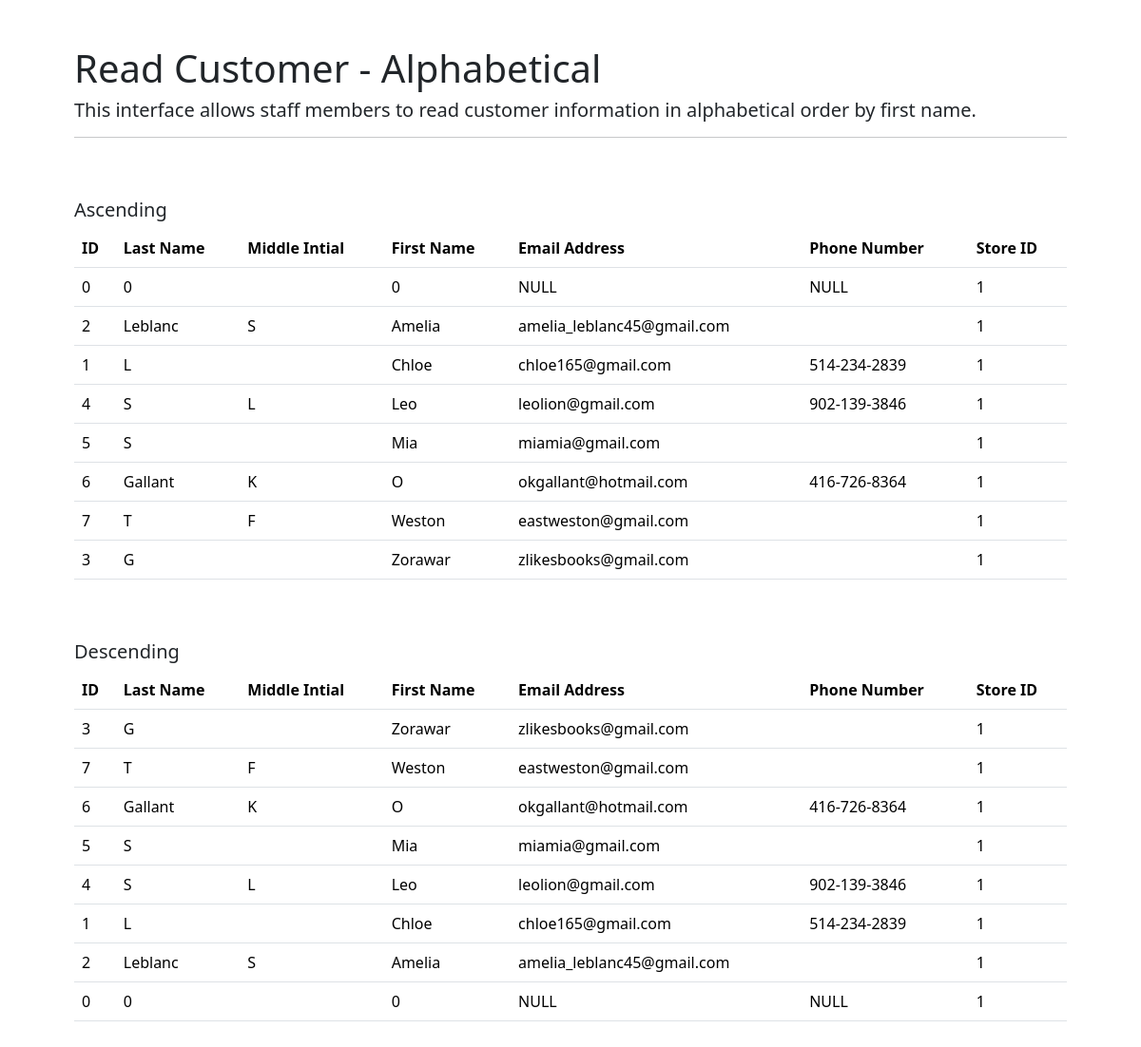
Page /final_project/additional/account_customer_alphabet.php on the committed database.
### tables this page shows
CREATE TABLE customer (
  customer_id INT NOT NULL,
  customer_lname VARCHAR(40) NOT NULL,
  customer_initial VARCHAR(5),
  customer_fname VARCHAR(40) NOT NULL,
  customer_email VARCHAR(40),
  customer_phone VARCHAR(20),
  fk_store_id INT,
  PRIMARY KEY (customer_id),
  FOREIGN KEY (fk_store_id)
      REFERENCES store(store_id)
);

### final_project/additional/account_customer_alphabet.php (the view, shortened to what this page needs)
<?php
require_once '../connect.php';
$q1 = "SELECT * FROM customer ORDER BY customer_fname";
$stmt1 = $conn->prepare($q1);
$stmt1->execute($i);
$q2 = "SELECT * FROM customer ORDER BY customer_fname DESC";
$stmt2 = $conn->prepare($q2);
$stmt2->execute($i);
?>
<!DOCTYPE HTML>
<html>
    <head>
         <link href="https://cdn.jsdelivr.net/npm/bootstrap@5.3.8/dist/css/bootstrap.min.css" rel="stylesheet">
    </head>
    <body>
    <div class="container p-5">
        <h1>Read Customer - Alphabetical</h1>
        <h5>This interface allows staff members to read customer information in alphabetical order by first name.</h5>
        <hr/>
        <br><br>
        <h5>Ascending</h5>
        <table class="table">
                <thead>
                    <tr>
                    <th>ID</th>
                    <th>Last Name</th>
                    <th>Middle Intial</th>
                    <th>First Name</th>
                    <th>Email Address</th>
                    <th>Phone Number</th>
                    <th>Store ID</th>
                    </tr>
                </thead>
                <tbody>
                <?php
                    while($customer = $stmt1->fetch(PDO::FETCH_ASSOC)) { ?>
                    <tr>
                        <td><?php echo $customer["customer_id"];?></td>
                        <td><?php echo $customer["customer_lname"];?></td>
                        <td><?php echo $customer["customer_initial"];?></td>
                        <td><?php echo $customer["customer_fname"];?></td>
                        <td><?php echo $customer["customer_email"];?></td>
                        <td><?php echo $customer["customer_phone"];?></td>
                        <td><?php echo $customer["fk_store_id"];?></td>
                    </tr>
                <?php
                    } ?>
                </tbody>
                </table>
            <br><br>
            <h5>Descending</h5>
            <table class="table">
                <thead>
                    <tr>
                    <th>ID</th>
                    <th>Last Name</th>
                    <th>Middle Intial</th>
                    <th>First Name</th>
                    <th>Email Address</th>
                    <th>Phone Number</th>
                    <th>Store ID</th>
                    </tr>
                </thead>
                <tbody>
                <?php
                    while($customer = $stmt2->fetch(PDO::FETCH_ASSOC)) { ?>
                    <tr>
                        <td><?php echo $customer["customer_id"];?></td>
                        <td><?php echo $customer["customer_lname"];?></td>
                        <td><?php echo $customer["customer_initial"];?></td>
                        <td><?php echo $customer["customer_fname"];?></td>
                        <td><?php echo $customer["customer_email"];?></td>
                        <td><?php echo $customer["customer_phone"];?></td>
                        <td><?php echo $customer["fk_store_id"];?></td>
                    </tr>
                <?php
                    } ?>
                </tbody>
                </table>
    </div>
    </body>
</html>

### rows in the picture
customer: customer_id "0", customer_lname "0", customer_fname "0", customer_email "NULL", customer_phone "NULL", fk_store "1"
customer: customer_id "2", customer_lname "Leblanc", customer_initial "S", customer_fname "Amelia", customer_email "amelia_leblanc45@gmail.com", fk_store "1"
customer: customer_id "1", customer_lname "L", customer_fname "Chloe", customer_email "chloe165@gmail.com", customer_phone "514-234-2839", fk_store "1"
customer: customer_id "4", customer_lname "S", customer_initial "L", customer_fname "Leo", customer_email "leolion@gmail.com", customer_phone "902-139-3846", fk_store "1"
customer: customer_id "5", customer_lname "S", customer_fname "Mia", customer_email "miamia@gmail.com", fk_store "1"
customer: customer_id "6", customer_lname "Gallant", customer_initial "K", customer_fname "O", customer_email "okgallant@hotmail.com", customer_phone "416-726-8364", fk_store "1"
customer: customer_id "7", customer_lname "T", customer_initial "F", customer_fname "Weston", customer_email "eastweston@gmail.com", fk_store "1"
customer: customer_id "3", customer_lname "G", customer_fname "Zorawar", customer_email "zlikesbooks@gmail.com", fk_store "1"
